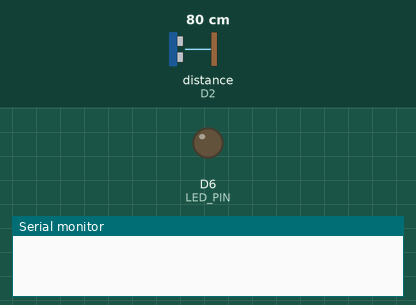
Simulated run of this sketch. Board: ESP8266 (NodeMCU). On the bench: output pins drawn as LEDs (lit = HIGH), the last lines printed to the serial monitor. The test bench sets the inputs (shaded band); at power-on: distance to the obstacle (sensor on D2) 80 cm. The echo pulse lasts 58.3 µs per cm; random numbers use the default seed unless the sketch sets one; pins used as bus, display or sensor lines are not drawn.

Above: at 0.1 s.
At 110.1 s:
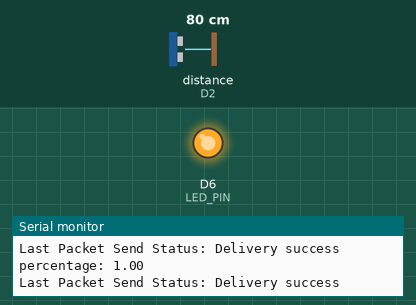
Timing chart, 0 to 121.6 s (numbered marks = the images above):
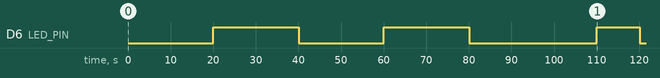

The sketch:

Sensor_With_Random.ino
```cpp
#include <ESP8266WiFi.h>
#include <espnow.h>

// REPLACE WITH RECEIVER MAC Address
uint8_t broadcastAddress[] = {0xE8, 0xDB, 0x84, 0xE7, 0x98, 0xE3};

// Set your Board ID (ESP32 Sender #1 = BOARD_ID 1, ESP32 Sender #2 = BOARD_ID 2, etc)
#define BOARD_ID 1

// Structure example to send data
// Must match the receiver structure
typedef struct struct_message {
  int id;
  int distance;
} struct_message;

// Create a struct_message called myData to store variables to be sent
struct_message myData;

double duration; // Variable to store the duration of the pulse
float distance; // Variable to store the calculated distance
float maxDistance = 9; // Maximum distance when the container is empty
float minDistance = 1;  // Minimum distance when the container is full
#define TRIG_PIN D7  // Trig pin of ultrasonic sensor
#define ECHO_PIN D2  // Echo pin of ultrasonic sensor
#define LED_PIN D6  // Low water level LED pin

unsigned long lastTime = 0;
unsigned long timerDelay = 10000;

// Callback when data is sent
void OnDataSent(uint8_t *mac_addr, uint8_t sendStatus) {
  Serial.print("\r\nLast Packet Send Status: ");
  if (sendStatus == 0) {
    Serial.println("Delivery success");
  } else {
    Serial.println("Delivery fail");
  }
}

void setup() {
  // Init Serial Monitor
  Serial.begin(9600);

  // Set device as a Wi-Fi Station
  WiFi.mode(WIFI_STA);
  WiFi.disconnect();

  // Init ESP-NOW
  if (esp_now_init() != 0) {
    Serial.println("Error initializing ESP-NOW");
    return;
  }
  // Set ESP-NOW role
  esp_now_set_self_role(ESP_NOW_ROLE_CONTROLLER);

  // Once ESPNow is successfully init, we will register for Send CB to
  // get the status of Transmitted packet
  esp_now_register_send_cb(OnDataSent);

  // Register peer
  esp_now_add_peer(broadcastAddress, ESP_NOW_ROLE_SLAVE, 1, NULL, 0);

  pinMode(TRIG_PIN, OUTPUT); // Set pin D7 as an output for the trigger signal
  pinMode(ECHO_PIN, INPUT); // Set pin D2 as an input for the echo signal
  pinMode(LED_PIN, OUTPUT); // Set pin D6 as an output for the LED
}

void loop() {
  if ((millis() - lastTime) > timerDelay) {
    digitalWrite(TRIG_PIN, HIGH);
    delayMicroseconds(10);
    digitalWrite(TRIG_PIN, LOW);

    duration = pulseIn(ECHO_PIN, HIGH);
    distance = duration * 0.034 / 2;

    // Generate a random distance within the range
    float randomDistance = random(minDistance , maxDistance ) ;

    // Calculate the percentage of water level
    // float percentage = (1 - (randomDistance - minDistance) / (maxDistance - minDistance)) * 100;
    float percentage = randomDistance;

    // Set values to send
    myData.id = BOARD_ID;
    myData.distance = percentage;

    // Send message via ESP-NOW
    esp_now_send(0, (uint8_t *)&myData, sizeof(myData));

    // Control the LED based on the water level
    if (percentage < 3) {
      digitalWrite(LED_PIN, HIGH); // Turn on the LED connected to pin D6
    } else {
      digitalWrite(LED_PIN, LOW); // Otherwise, turn off the LED
    }

    Serial.print("percentage: "); // Print the label "percentage" to the serial monitor
    Serial.println(percentage);   // Print the calculated percentage to the serial monitor
    lastTime = millis();
  }
}
```

Measured:
- by itself, D6 (LED_PIN): goes HIGH 20.0 s, LOW 20.0 s, HIGH 20.0 s, LOW 30.0 s, HIGH 10.0 s, then LOW
